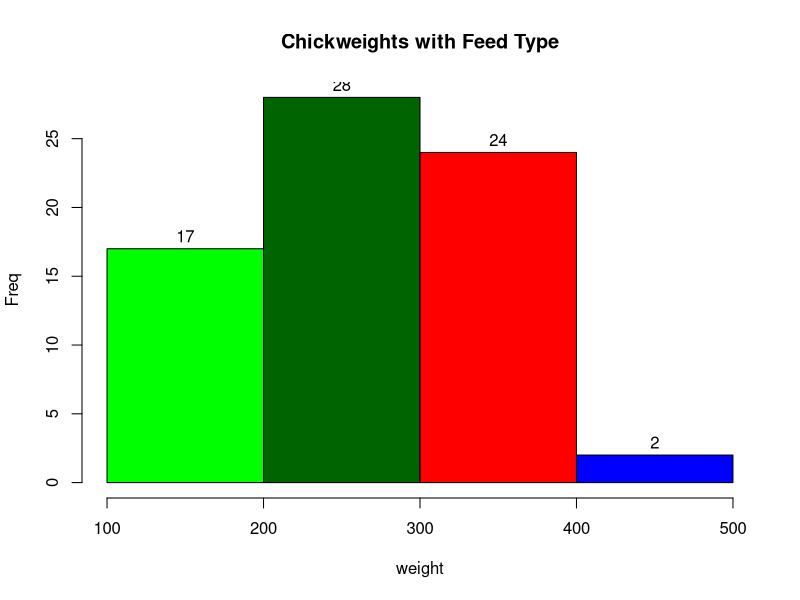
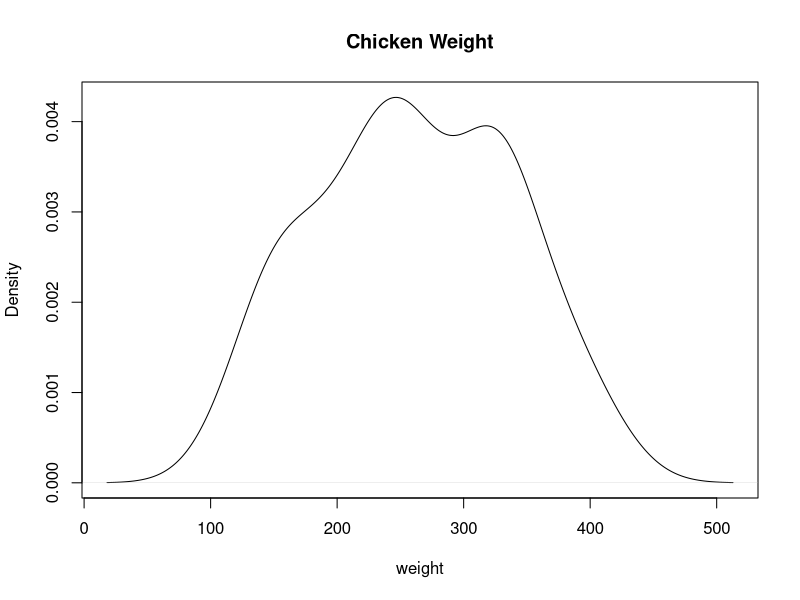
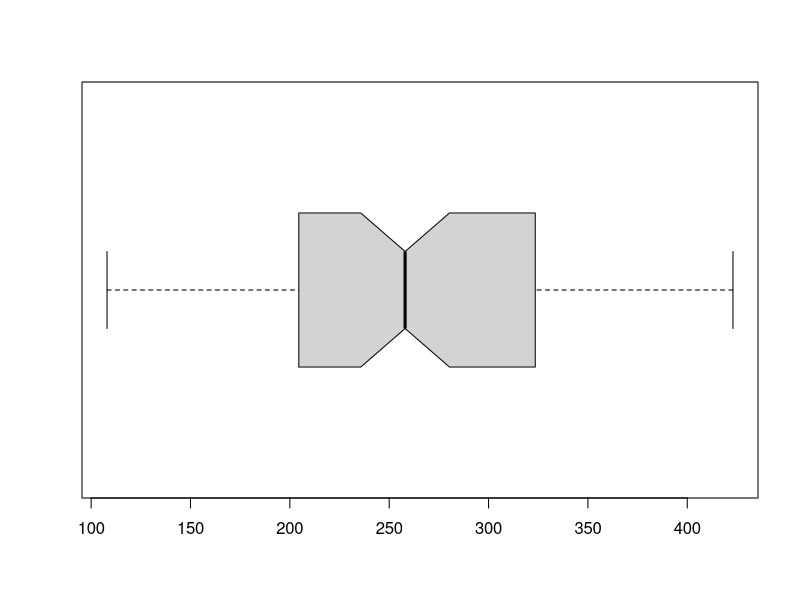
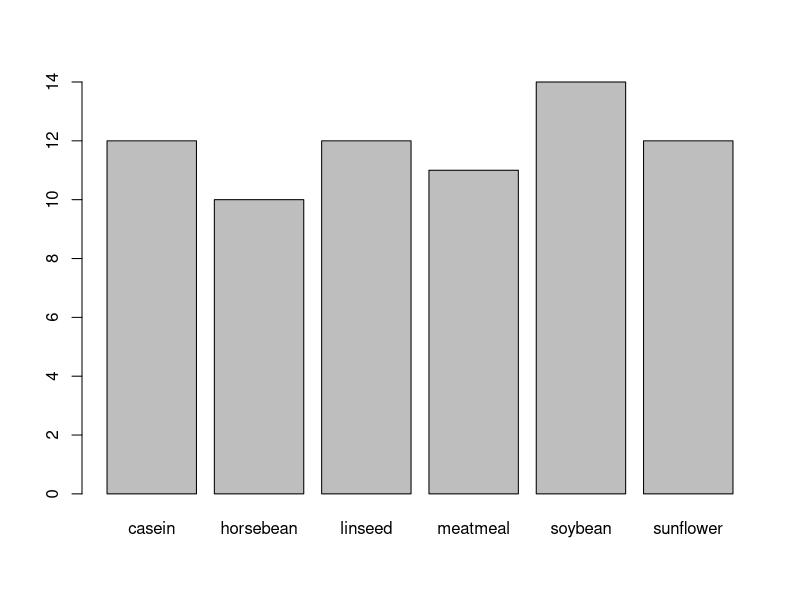
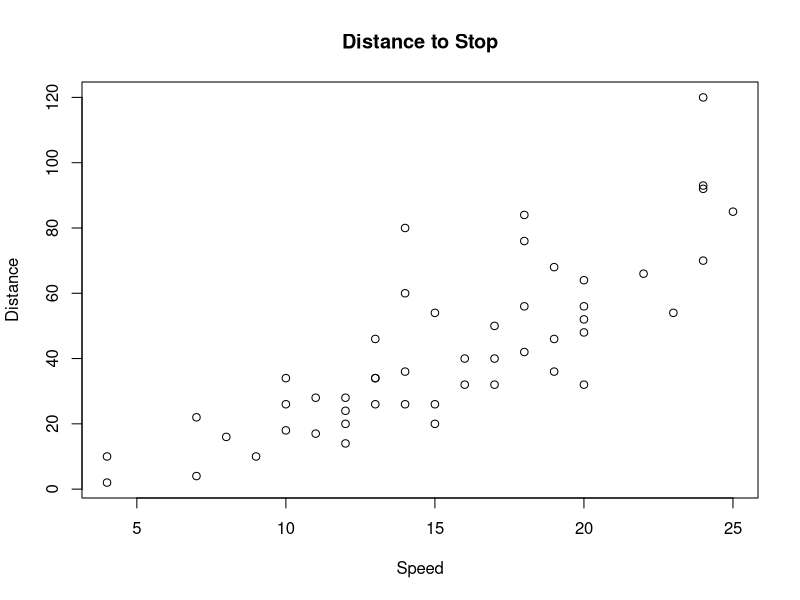
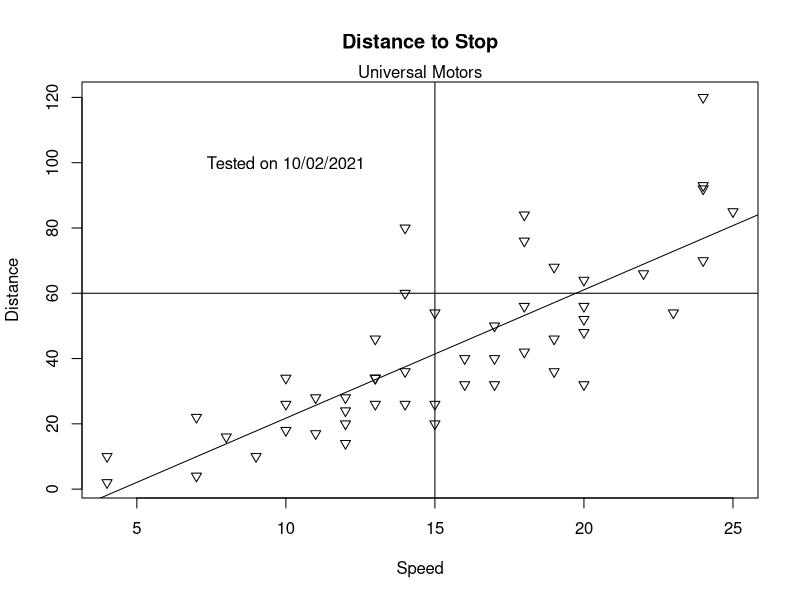
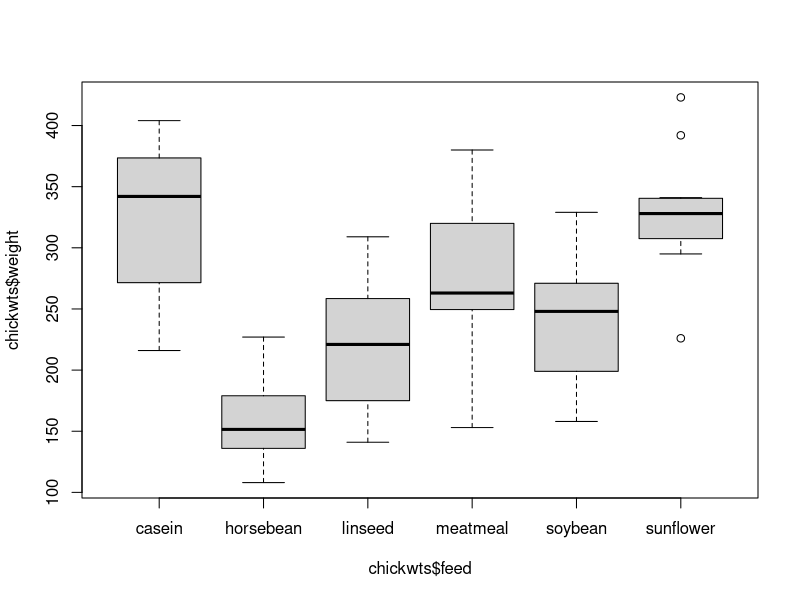
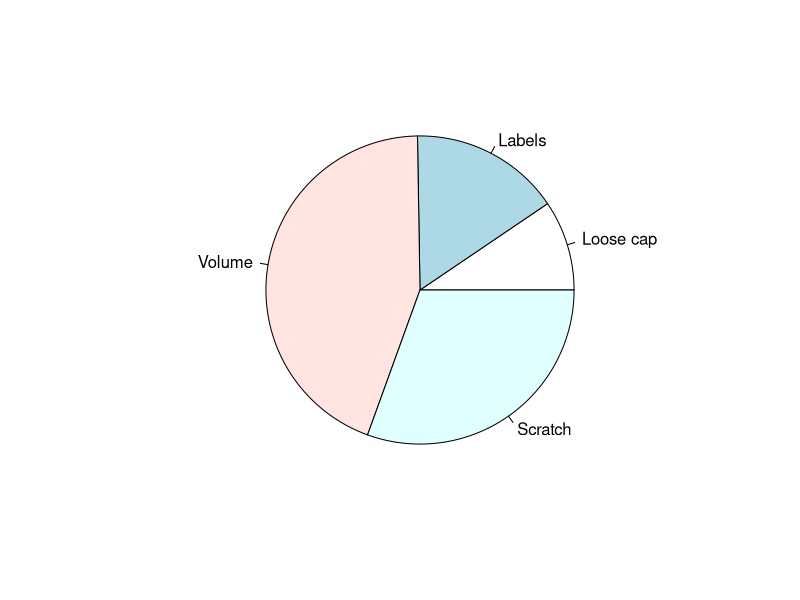

Source code (R) for these figures, in order:
#Visualisation with Base R -------------------------------------------------------------------------
#Histograms ----------------------------------------------------------------------------------------
hist(chickwts$weight,
     xlab = "weight",
     ylab = "Freq",
     main = "Chickweights with Feed Type",
     breaks = c(100,200,300,400,500),
     labels = T,
     col=c("green","darkgreen","red","blue"))


#Density plots -------------------------------------------------------------------------------------
plot(density(chickwts$weight),
     main = "Chicken Weight",
     xlab = "weight")

#Box plots -----------------------------------------------------------------------------------------
boxplot(chickwts$weight,
        horizontal = T,
        notch = T)

#Bar plots -----------------------------------------------------------------------------------------
barplot(table(chickwts$feed))

#Scatter plots -------------------------------------------------------------------------------------
plot(cars$speed,cars$dist,
     xlab = "Speed",
     ylab = "Distance",
     main = "Distance to Stop")

plot(cars$speed,cars$dist,
     xlab = "Speed",
     ylab = "Distance",
     main = "Distance to Stop",
     pch=6)
#abline(h=60)
abline(a=60,b=0)
abline(v=15)
abline(lm(cars$dist ~ cars$speed))
text(x=10,y=100, labels = "Tested on 10/02/2021")
mtext(text = "Universal Motors",side=3,adj = 0.5)


#Box by group --------------------------------------------------------------------------------------
boxplot(chickwts$weight ~ chickwts$feed)

#Pie Chart -----------------------------------------------------------------------------------------
defects <- c(9,15,42,29)
names(defects)<-c("Loose cap","Labels","Volume","Scratch")
pie(defects)
barplot(defects)

pie(x=defects,
    col = c('darkgreen',"green","darkblue","darkred"),
    clockwise = T
    )

#Dot Chart -----------------------------------------------------------------------------------------
dotchart(chickwts$weight)
dotchart(chickwts$weight, labels = chickwts$feed)
dotchart(chickwts$weight, group = chickwts$feed)

#Strip Chart ---------------------------------------------------------------------------------------
stripchart(chickwts$weight) 
stripchart(chickwts$weight ~ chickwts$feed) 

#Mosaic Chart --------------------------------------------------------------------------------------
library(ggplot2)
tabdat <- table(mpg$class,mpg$cyl)
mosaicplot(tabdat,color = T)

#Stacked Bar Chart ---------------------------------------------------------------------------------
barplot(table(mtcars$cyl))

table(mtcars$vs, mtcars$cyl)

barplot(table(mtcars$vs, mtcars$cyl))


#Time Series ---------------------------------------------------------------------------------------
plot(LakeHuron)
